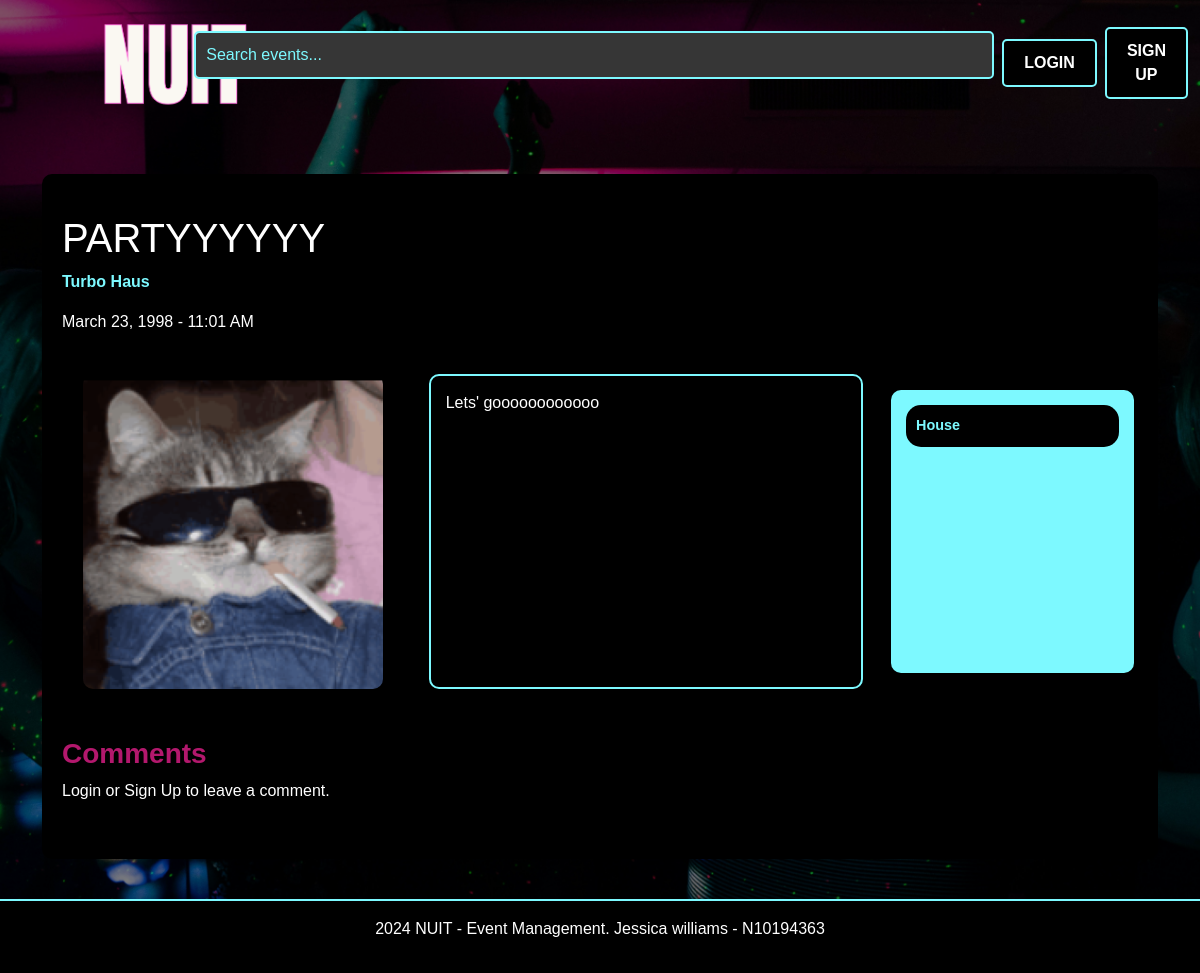
/event-details/1, run on the app's committed database.
### website/models.py (models this page shows)
class Event(db.Model):
    id = db.Column(db.Integer, primary_key=True)
    name = db.Column(db.String(100), nullable=False)
    location = db.Column(db.String(100), nullable=False)
    date = db.Column(db.DateTime, nullable=False)
    description = db.Column(db.Text, nullable=True)
    available_tickets = db.Column(db.Integer, nullable=False)
    categories = db.Column(db.String(200), nullable=False)
    image = db.Column(db.String(100), nullable=True)
    comments = db.relationship('Comment', backref='event', lazy=True)
    bookings = db.relationship('Booking', backref='event', lazy=True)

### website/events.py (the view)
@event_bp.route('/event-details/<int:event_id>', methods=['GET', 'POST'])
def event_details(event_id):
    event = Event.query.get_or_404(event_id)
    comments = Comment.query.filter_by(event_id=event_id).all()
    comment_form = CommentForm()
    booking_form = BookingForm()
    return render_template('event_details.html', event=event, comments=comments, comment_form=comment_form, booking_form=booking_form)

### website/forms.py
class CommentForm(FlaskForm):
    text = TextAreaField("Comment", validators=[InputRequired(), Length(max=500)])
    submit = SubmitField("Post")

class BookingForm(FlaskForm):
    quantity = IntegerField("Ticket Quantity", validators=[InputRequired(), NumberRange(min=1)])
    user_id = HiddenField("UserID", validators=[InputRequired()])
    event_id = HiddenField("EventID", validators=[InputRequired()])
    submit = SubmitField("Book Now")

### website/templates/event_details.html (shortened to what this page needs)
{% extends "base.html" %} {% from "bootstrap5/form.html" import render_form %}
{% block content %}
<div class="container mt-5">
  <div class="section-background">
    <div class="row d-flex justify-content-between align-items-center">
      <div class="col-md-6">
        <h1>{{ event.name }}</h1>
        <p class="location">{{ event.location }}</p>
        <p>{{ event.date.strftime('%B %d, %Y - %I:%M %p') }}</p>
      </div>
    </div>
    <div class="row d-flex align-items-stretch mt-4">
      <div class="col-md-4 d-flex justify-content-center align-items-stretch">
        <img
        src="{{ url_for('static', filename=event.image.replace('website/static/', '')) }}"
        alt="Event Image"
        class="img-fluid"
        style="max-width: 100%; border-radius: 10px"
      />
      </div>
      <div class="col-md-5 d-flex flex-column">
        <div
          class="description d-flex flex-column justify-content-between"
          style="
            background-color: black;
            color: white;
            border: 2px solid #7df9ff;
            padding: 15px;
            border-radius: 10px;
            height: 100%;
          "
        >
          <p style="text-align: justify">{{ event.description }}</p>
        </div>
      </div>
      <div
        class="col-md-3 d-flex flex-column justify-content-start p-3 align-items-stretch"
      >
        <div class="music-tags d-flex flex-column justify-content-start">
          {% for category in event.categories.split(',') %}
          <span class="pill-tag">{{ category }}</span>
          {% endfor %}
        </div>
      </div>
    </div>
    <div class="row mt-5">
      <h3>Comments</h3>
        </div>
        {% if current_user.is_authenticated %}
        <h4>Leave a Comment</h4>
        <form
          method="POST"
          action="{{ url_for('event_bp.post_comment', event_id=event.id) }}"
        >
          {{ comment_form.hidden_tag() }}
          <div class="mb-3">
            {{ comment_form.text.label(class="form-label") }} {{
              comment_form.text(class="form-control", rows="3") }}
          </div>
          {{ comment_form.submit(class="btn btn-primary") }}
        </form>
        {% else %}
        <p>Login or Sign Up to leave a comment.</p>
          {% endif %}
      </div>
    </div>
{% endblock %}

### website/static/css/styles.css (style rules this page uses)
body, h1, h2, h3, h4, h5, h6, p, a, button, input, footer, .search-bar { font-family: Verdana, Geneva, sans-serif; }
h3,h4 { color: rgb(179, 24, 109); font-weight: bold; }
html, body { height: 100%; margin: 0; }
body { display: flex; flex-direction: column; justify-content: space-between; }
.location { color: #7DF9FF; font-weight: bold; }
body { background-image: url('../img/background.jpg'); background-size: cover; background-position: center; background-repeat: no-repeat; background-attachment: fixed; color: white; position: relative; z-index: 0; }
body::before { content: ""; position: fixed; top: 0; left: 0; width: 100%; height: 100%; background-color: rgba(0, 0, 0, 0.5); z-index: -1; }
.section-background { background-color: black; padding: 40px 20px; margin-bottom: 40px; border-radius: 10px; }
.music-tags { background-color: #7DF9FF; border-radius: 10px; padding: 15px; width: 100%; box-sizing: border-box; height: 100%; }
.pill-tag { background-color: black; color: #7DF9FF; border-radius: 15px; padding: 10px; font-size: 0.9rem; font-weight: bold; margin-bottom: 10px; }

### data on the page
Event: name "PARTYYYYYY", location "Turbo Haus", date "March 23, 1998 - 11:01 AM", image (picture), description "Lets' goooooooooooo", categories "House"
